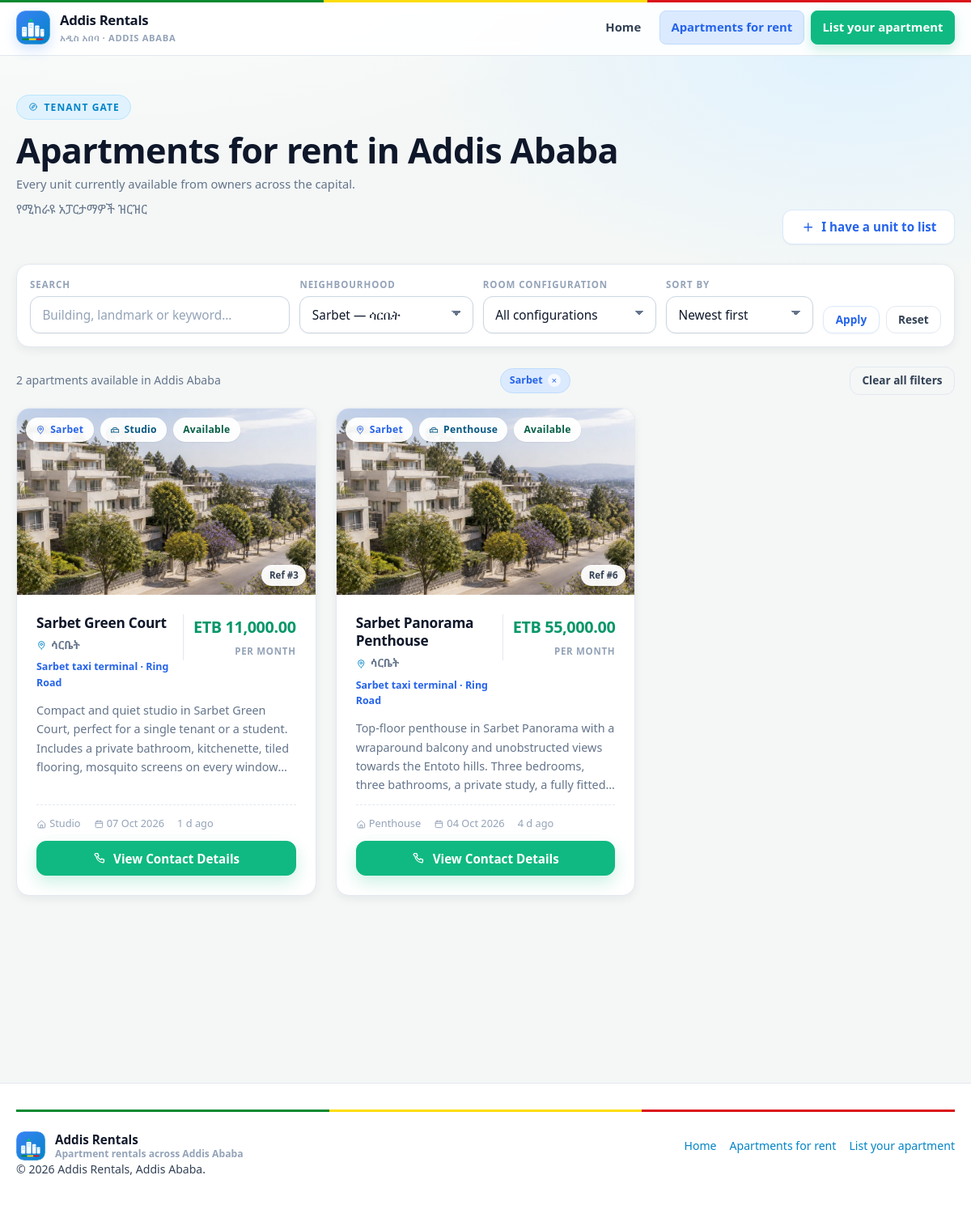
Screenshot of /explore.php?location=Sarbet with the database file from the repository.
### tables this page shows
CREATE TABLE `listings` (
    `id`             INT UNSIGNED  NOT NULL AUTO_INCREMENT,
    `building_name`  VARCHAR(100)  NOT NULL,
    `location`       VARCHAR(50)   NOT NULL,
    `unit_type`      VARCHAR(50)   NOT NULL,
    `monthly_rent`   DECIMAL(10,2) NOT NULL,
    `description`    TEXT          NULL,
    `landlord_name`  VARCHAR(100)  NOT NULL,
    `landlord_phone` VARCHAR(20)   NOT NULL,
    `status`         ENUM('Active','Rented') NOT NULL DEFAULT 'Active',
    `created_at`     TIMESTAMP     NOT NULL DEFAULT CURRENT_TIMESTAMP,
    PRIMARY KEY (`id`),
     
    KEY `idx_location`        (`location`),                  
    KEY `idx_unit_type`       (`unit_type`),                 
    KEY `idx_status_created`  (`status`, `created_at`),       
    KEY `idx_status_location` (`status`, `location`),         
    KEY `idx_monthly_rent`    (`monthly_rent`)                
);

### config/db.php (called while the page is built, shortened)
<?php
final class Database
{
    private static ?Database $instance = null;
    private PDO $pdo;
    private function __construct()
    {
        $dsn = sprintf(
            'mysql:host=%s;port=%s;dbname=%s;charset=utf8mb4',
            DB_HOST,
            DB_PORT,
            DB_NAME
        );
        try {
            $this->pdo = new PDO($dsn, DB_USER, DB_PASS, [
                PDO::ATTR_ERRMODE            => PDO::ERRMODE_EXCEPTION,
                PDO::ATTR_DEFAULT_FETCH_MODE => PDO::FETCH_ASSOC,
                PDO::ATTR_EMULATE_PREPARES   => false,
                PDO::ATTR_STRINGIFY_FETCHES  => false,
            ]);
        } catch (PDOException $e) {
            $this->fail($e);
        }
    }
    public static function instance(): Database
    {
        if (self::$instance === null) {
            self::$instance = new self();
        }
        return self::$instance;
    }
    public function fetchAll(string $sql, array $params = []): array
    {
        $stmt = $this->pdo->prepare($sql);
        $stmt->execute($params);
        return $stmt->fetchAll();
    }
}
final class Security
{
    public static function e(?string $value): string
    {
        return htmlspecialchars((string) $value, ENT_QUOTES | ENT_SUBSTITUTE, 'UTF-8');
    }
    public static function clean(?string $value, int $maxLength = 500): string
    {
        $value = (string) $value;
        $value = preg_replace('/[\x00-\x08\x0B\x0C\x0E-\x1F\x7F]/u', '', $value) ?? '';
        $value = preg_replace('/[ \t]+/u', ' ', $value) ?? '';
        $value = trim($value);
        return mb_substr($value, 0, $maxLength, 'UTF-8');
    }
}
function query_str(string $key, string $default = ''): string
{
    $value = $_GET[$key] ?? null;
    return is_string($value) ? $value : $default;
}
function neighbourhood_am(string $location): string
{
    return NEIGHBOURHOODS[$location]['am'] ?? '';
}
function neighbourhood_landmark(string $location): string
{
    return NEIGHBOURHOODS[$location]['landmark'] ?? '';
}
function neighbourhood_image(string $location): string
{
    return NEIGHBOURHOODS[$location]['image'] ?? 'assets/neighbourhood-addis.jpg';
}
function url(string $path = ''): string
{
    return APP_BASE . ltrim($path, '/');
}
function money(float $amount): string
{
    return number_format($amount, 2, '.', ',');
}
function pretty_date(?string $timestamp): string
{
    $ts = strtotime($timestamp);
    return $ts ? date('d M Y', $ts) : '—';
}
function relative_age(?string $timestamp): string
{
    $seconds = time() - (int) strtotime($timestamp);
    return (int) floor($seconds / 86400) . ' d ago';
}

### explore.php (the view, shortened to what this page needs)
<?php
require_once __DIR__ . '/config/db.php';
$filterLocation = Security::clean(query_str('location'), 50);
$filterType     = Security::clean(query_str('unit_type'), 50);
$filterTerm     = Security::clean(query_str('q'), 60);
$filterSort     = Security::clean(query_str('sort'), 20);
if (!Security::inList($filterType, UNIT_TYPES))    { $filterType = ''; }
if (!in_array($filterSort, ['newest', 'price_asc', 'price_desc'], true)) { $filterSort = 'newest'; }
$orderBy = [
    'newest'     => 'created_at DESC, id DESC',
    'price_asc'  => 'monthly_rent ASC, created_at DESC',
    'price_desc' => 'monthly_rent DESC, created_at DESC',
][$filterSort];
$sql    = 'SELECT id, building_name, location, unit_type, monthly_rent, description,
                  landlord_name, landlord_phone, status, created_at
             FROM listings
            WHERE status = :status';
$params = [':status' => 'Active'];
if ($filterLocation !== '') {
    $sql .= ' AND location = :location';
    $params[':location'] = $filterLocation;
}
$sql .= ' ORDER BY ' . $orderBy;
$listings = [];
try {
    $listings = Database::instance()->fetchAll($sql, $params);
} catch (Throwable $e) {
    error_log('[addis-rentals] feed query failed: ' . $e->getMessage());
    $dbError = 'The listings could not be loaded right now. Please refresh the page.';
}
$hasFilters  = ($filterLocation !== '' || $filterType !== '' || $filterTerm !== '');
?>
<!DOCTYPE html>
<html lang="en">
<head>
    <link rel="stylesheet" href="<?= Security::e(url('css/styles.css')) ?>">
</head>
<body class="page">
<header class="site-header">
    <div class="container site-header__inner">
        <a class="brand" href="<?= Security::e(url('index.php')) ?>">
            <img class="brand__logo" src="<?= Security::e(url('assets/logo-mark.svg')) ?>" alt="" width="42" height="42">
            <span class="brand__text">
                <?= Security::e(APP_NAME) ?>
                <small>አዲስ አበባ · Addis Ababa</small>
            </span>
        </a>
        <nav class="site-nav" aria-label="Main navigation">
            <a class="site-nav__link" href="<?= Security::e(url('index.php')) ?>">Home</a>
            <a class="site-nav__link is-active" href="<?= Security::e(url('explore.php')) ?>">Apartments for rent</a>
            <a class="site-nav__link site-nav__link--cta" href="<?= Security::e(url('post_apartment.php')) ?>">List your apartment</a>
        </nav>
    </div>
</header>
<main class="page__main">
    <div class="container">
        <div class="feed-head">
            <div class="section-head">
                <span class="section-head__eyebrow">
                    <svg class="icon icon--sm" aria-hidden="true"><use href="<?= Security::e(url('assets/icons.svg#compass')) ?>"></use></svg>
                    Tenant gate
                </span>
                <h1 class="feed-head__title">Apartments for rent in Addis Ababa</h1>
                <p class="feed-head__subtitle">
                    Every unit currently available from owners across the capital.
                </p>
                <span class="section-head__am">የሚከራዩ አፓርታማዎች ዝርዝር</span>
            </div>
            <a class="btn btn--outline" href="<?= Security::e(url('post_apartment.php')) ?>">
                <svg class="icon" aria-hidden="true"><use href="<?= Security::e(url('assets/icons.svg#plus')) ?>"></use></svg>
                <span>I have a unit to list</span>
            </a>
        </div>
        <form class="toolbar" id="filter-form" method="get" action="<?= Security::e(url('explore.php')) ?>" role="search">
            <div class="toolbar__field">
                <label class="toolbar__label" for="filter-search">Search</label>
                <input class="input" type="search" id="filter-search" name="q"
                       placeholder="Building, landmark or keyword…"
                       value="<?= Security::e($filterTerm) ?>">
            </div>
            <div class="toolbar__field">
                <label class="toolbar__label" for="filter-location">Neighbourhood</label>
                <select class="select" id="filter-location" name="location">
                    <?php foreach (LOCATIONS as $district): ?>
                        <option value="<?= Security::e($district) ?>" <?= $filterLocation === $district ? 'selected' : '' ?>>
                            <?= Security::e($district) ?> — <?= Security::e(neighbourhood_am($district)) ?>
                        </option>
                    <?php endforeach; ?>
                </select>
            </div>
            <div class="toolbar__field">
                <label class="toolbar__label" for="filter-type">Room configuration</label>
                <select class="select" id="filter-type" name="unit_type">
                    <option value="">All configurations</option>
                </select>
            </div>
            <div class="toolbar__field">
                <label class="toolbar__label" for="filter-sort">Sort by</label>
                <select class="select" id="filter-sort" name="sort">
                    <option value="newest"     <?= $filterSort === 'newest' ? 'selected' : '' ?>>Newest first</option>
                </select>
            </div>
            <div class="toolbar__actions">
                <button class="btn btn--outline btn--sm" type="submit">Apply</button>
                <button class="btn btn--ghost btn--sm" type="button" id="filter-reset">Reset</button>
            </div>
        </form>
        <div class="results-bar">
            <span class="results-bar__count" id="result-count">
            </span>
            <span class="results-bar__chips" id="active-filters"></span>
            <?php if ($hasFilters): ?>
                <a class="btn btn--ghost btn--sm" href="<?= Security::e(url('explore.php')) ?>">Clear all filters</a>
            <?php endif; ?>
        </div>
        <section class="feed-grid" id="feed-grid" aria-label="Apartment listings">
            <?php foreach ($listings as $listing): ?>
                <?php
                    $district  = (string) $listing['location'];
                    $rent      = (float) $listing['monthly_rent'];
                    $createdTs = (int) strtotime((string) $listing['created_at']);
                    $isRented  = ((string) $listing['status']) !== 'Active';
                    $image     = neighbourhood_image($district);
                ?>
                <article class="listing-card <?= $isRented ? 'is-rented' : '' ?>"
                         data-building="<?= Security::e((string) $listing['building_name']) ?>"
                         data-location="<?= Security::e($district) ?>"
                         data-unit-type="<?= Security::e((string) $listing['unit_type']) ?>"
                         data-rent="<?= Security::e(number_format($rent, 2, '.', '')) ?>"
                         data-description="<?= Security::e((string) $listing['description']) ?>"
                         data-landlord="<?= Security::e((string) $listing['landlord_name']) ?>"
                         data-phone="<?= Security::e((string) $listing['landlord_phone']) ?>"
                         data-created="<?= Security::e((string) $createdTs) ?>"
                         data-image="<?= Security::e(url($image)) ?>"
                         data-district="<?= Security::e($district) ?>">
                    <div class="listing-card__media">
                        <img src="<?= Security::e(url($image)) ?>"
                             alt="Apartments in <?= Security::e($district) ?>, Addis Ababa"
                             width="900" height="675" loading="lazy">
                        <div class="tag-row">
                            <span class="tag tag--location">
                                <svg class="icon icon--sm" aria-hidden="true"><use href="<?= Security::e(url('assets/icons.svg#pin')) ?>"></use></svg>
                                <?= Security::e($district) ?>
                            </span>
                            <span class="tag tag--type">
                                <svg class="icon icon--sm" aria-hidden="true"><use href="<?= Security::e(url('assets/icons.svg#bed')) ?>"></use></svg>
                                <?= Security::e((string) $listing['unit_type']) ?>
                            </span>
                            <?php if ($isRented): ?>
                                <span class="tag tag--rented">Rented</span>
                            <?php else: ?>
                                <span class="tag tag--status">Available</span>
                            <?php endif; ?>
                        </div>
                        <span class="listing-card__id">Ref #<?= Security::e((string) $listing['id']) ?></span>
                    </div>
                    <div class="listing-card__body">
                        <div class="listing-card__top">
                            <div>
                                <h2 class="listing-card__title">
                                    <?= Security::e((string) $listing['building_name']) ?>
                                </h2>
                                <p class="listing-card__hood">
                                    <svg class="icon icon--sm" aria-hidden="true"><use href="<?= Security::e(url('assets/icons.svg#pin')) ?>"></use></svg>
                                    <span class="am"><?= Security::e(neighbourhood_am($district)) ?></span>
                                    <?= Security::e(neighbourhood_landmark($district)) ?>
                                </p>
                            </div>
                            <div class="listing-card__price">
                                <span class="listing-card__amount">ETB <?= Security::e(money($rent)) ?></span>
                                <span class="listing-card__period">per month</span>
                            </div>
                        </div>
                        <?php if (trim((string) $listing['description']) !== ''): ?>
                            <p class="listing-card__desc"><?= Security::e((string) $listing['description']) ?></p>
                        <?php endif; ?>
                        <div class="listing-card__meta">
                            <span>
                                <svg class="icon icon--sm" aria-hidden="true"><use href="<?= Security::e(url('assets/icons.svg#home')) ?>"></use></svg>
                                <?= Security::e((string) $listing['unit_type']) ?>
                            </span>
                            <span>
                                <svg class="icon icon--sm" aria-hidden="true"><use href="<?= Security::e(url('assets/icons.svg#calendar')) ?>"></use></svg>
                                <?= Security::e(pretty_date((string) $listing['created_at'])) ?>
                            </span>
                            <span><?= Security::e(relative_age((string) $listing['created_at'])) ?></span>
                        </div>
                        <div class="listing-card__actions">
                            <button type="button" class="btn btn--primary js-contact">
                                <svg class="icon" aria-hidden="true"><use href="<?= Security::e(url('assets/icons.svg#phone')) ?>"></use></svg>
                                <span>View Contact Details</span>
                            </button>
                        </div>
                    </div>
                </article>
            <?php endforeach; ?>
        </section>
    </div>
</main>
<footer class="site-footer">
    <div class="container">
        <div class="site-footer__tricolour" aria-hidden="true"></div>
        <div class="site-footer__grid">
            <div class="footer-brand">
                <img class="footer-brand__logo" src="<?= Security::e(url('assets/logo-mark.svg')) ?>" alt="" width="36" height="36">
                <span class="footer-brand__text">
                    <span class="footer-brand__name"><?= Security::e(APP_NAME) ?></span>
                    <span class="footer-brand__meta"><?= Security::e(APP_TAGLINE) ?></span>
                </span>
            </div>
            <div class="site-footer__meta">
                <a href="<?= Security::e(url('index.php')) ?>">Home</a>
                <a href="<?= Security::e(url('explore.php')) ?>">Apartments for rent</a>
                <a href="<?= Security::e(url('post_apartment.php')) ?>">List your apartment</a>
            </div>
        </div>
        <p>&copy; <?= Security::e(date('Y')) ?> <?= Security::e(APP_NAME) ?>, Addis Ababa.</p>
    </div>
</footer>
</body>
</html>

### rows the page displays
listings: location "Sarbet", unit_type "Studio", status "Available", id "3", building_name "Sarbet Green Court", location "ሳርቤት", location "Sarbet taxi terminal · Ring Road", monthly_rent "11,000.00", description "Compact and quiet studio in Sarbet Green Court, perfect for a single tenant or a student. Includes a private bathroom, kitchenette, tiled flooring, mosquito screens on every…", created_at "07 Oct 2026", created_at "1 d ago"
listings: location "Sarbet", unit_type "Penthouse", status "Available", id "6", building_name "Sarbet Panorama Penthouse", location "ሳርቤት", location "Sarbet taxi terminal · Ring Road", monthly_rent "55,000.00", description "Top-floor penthouse in Sarbet Panorama with a wraparound balcony and unobstructed views towards the Entoto hills. Three bedrooms, three bathrooms, a private study, a fully…", created_at "04 Oct 2026", created_at "4 d ago"

### other values shown
Security::e(APP_NAME) "Addis Rentals"
Security::e(APP_TAGLINE) "Apartment rentals across Addis Ababa"
form field location "Sarbet — ሳርቤት"
